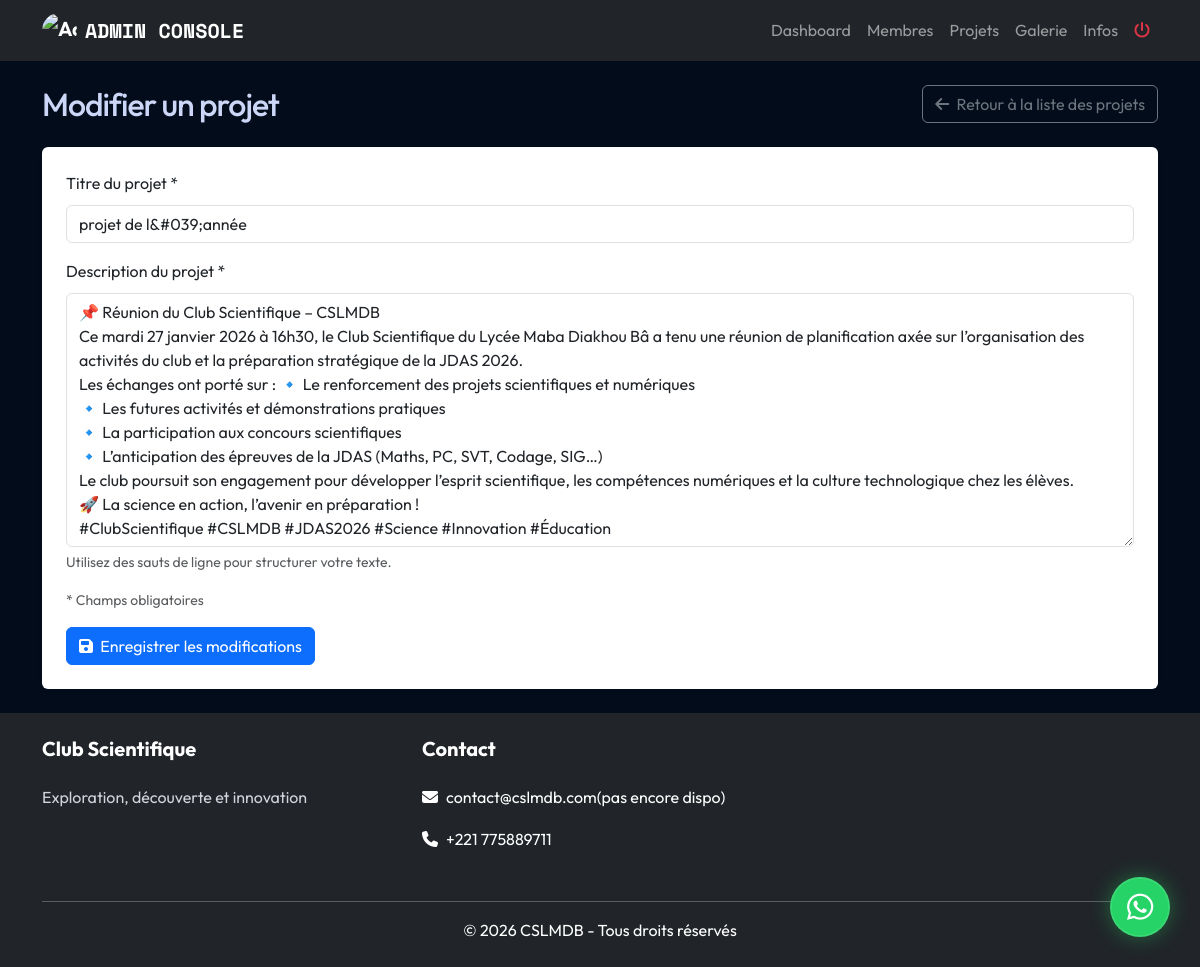
The app's page /admin/modifier-projet.php?id=2 (signed in) with its own data.
### tables this page shows
CREATE TABLE `projets` (
  `id` int NOT NULL AUTO_INCREMENT,
  `titre` varchar(100) NOT NULL,
  `description` text NOT NULL,
  `date_creation` date NOT NULL,
  PRIMARY KEY (`id`)
);

### admin/modifier-projet.php (the view, shortened to what this page needs)
<?php
require_once '../includes/db.php';
$id = isset($_GET['id']) ? intval($_GET['id']) : 0;
$titre = $description = '';
$erreurs = [];
try {
    $stmt = $mysqli->prepare("SELECT * FROM projets WHERE id = ?");
    $stmt->bind_param("i", $id);
    $stmt->execute();
    $result = $stmt->get_result();
    $projet = $result->fetch_assoc();
    $titre = $projet['titre'];
    $description = $projet['description'];
} catch (Exception $e) {
    $_SESSION['message'] = "Une erreur est survenue lors de la récupération des données du projet.";
    $_SESSION['type_message'] = "error";
    rediriger('gestion-projets.php');
}
require_once '../includes/header.php';
?>
<div class="d-flex align-items-center justify-content-between mb-4">
    <h1 class="h2 mb-0">Modifier un projet</h1>
    <a href="gestion-projets.php" class="btn btn-outline-secondary">
        <i class="fas fa-arrow-left me-1"></i> Retour à la liste des projets
    </a>
</div>
<div class="card shadow-sm border-0">
    <div class="card-body p-4">
        <form method="post" action="">
            <div class="mb-3">
                <label for="titre" class="form-label">Titre du projet *</label>
                <input type="text" id="titre" name="titre" value="<?php echo htmlspecialchars($titre); ?>" class="form-control <?php echo isset($erreurs['titre']) ? 'is-invalid' : ''; ?>">
            </div>
            <div class="mb-3">
                <label for="description" class="form-label">Description du projet *</label>
                <textarea id="description" name="description" rows="10" class="form-control <?php echo isset($erreurs['description']) ? 'is-invalid' : ''; ?>"><?php echo htmlspecialchars($description); ?></textarea>
                <div class="form-text">Utilisez des sauts de ligne pour structurer votre texte.</div>
            </div>
            <div class="mb-3">
                <div class="form-text">* Champs obligatoires</div>
            </div>
            <div>
                <button type="submit" class="btn btn-primary">
                    <i class="fas fa-save me-1"></i> Enregistrer les modifications
                </button>
            </div>
        </form>
    </div>
</div>
<?php
require_once '../includes/footer.php';
?>

### css/style.css (style rules this page uses)
:root { --bg-deep: #020c1b; --bg-card: rgba(17, 34, 64, 0.75); --bg-glass: rgba(10, 25, 47, 0.7); --accent-cyan: #64ffda; --accent-blue: #57cbff; --accent-purple: #bd93f9; --font-heading: 'Outfit', sans-serif; --font-mono: 'Space Mono', monospace; --text-primary: #ffffff; --text-secondary: #d1d5db; --glass-border: 1px solid rgba(255, 255, 255, 0.1); --neon-glow: 0 0 10px rgba(100, 255, 218, 0.3); --transition-smooth: all 0.3s cubic-bezier(0.645, 0.045, 0.355, 1); }
body { background-color: var(--bg-deep); color: var(--text-primary); font-family: var(--font-heading); line-height: 1.6; overflow-x: hidden; }
h1, h2, h3, h4, h5, h6 { color: var(--text-primary); font-weight: 700; margin-bottom: 1.5rem; }
h1, .display-txt { font-weight: 800; letter-spacing: -1px; }
a { color: var(--accent-cyan); text-decoration: none; transition: var(--transition-smooth); }

### includes/header.php (style rules this page uses)
body { background-color: #020c1b; color: #ccd6f6; }

### records on screen
projets: titre "projet de l&#039;année", description "📌 Réunion du Club Scientifique – CSLMDB Ce mardi 27 janvier 2026 à 16h30, le Club Scientifique du Lycée Maba Diakhou Bâ a tenu une réunion de planification axée sur l’organisation des activités du club et la préparation stratégique de la JDAS 2026. Les échanges ont porté sur : 🔹 Le renforcement des projets scientifiques et numériques 🔹 Les futures activités et démonstrations pratiques 🔹 La participation aux concours scientifiques 🔹 L’anticipation des épreuves de la JDAS (Maths, PC, SVT, Codage, SIG…) Le club poursuit son engagement pour développer l’esprit scientifique, les compétences numériques et la culture technologique chez les élèves. 🚀 La science en action, l’avenir en préparation !…"
